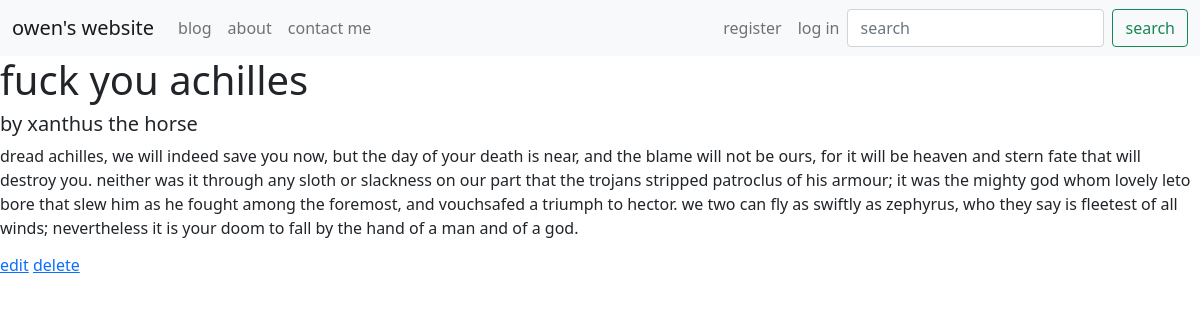
The app's page /blog/2/ with its own data.
### blog/models.py (models this page shows, shortened)
class BlogPost(models.Model):
    title = models.CharField(max_length=100)
    author = models.CharField(max_length=100)
    content = models.TextField()

### blog/views.py (the view)
# urls.py: path('<int:post_id>/', blog_detail_view),
def blog_detail_view(request, post_id):
    blog_post = get_object_or_404(BlogPost, id=post_id)
    template_name = 'pages/blog_detail.html'
    context = {'title': blog_post.title,
               'author': blog_post.author,
               'content': blog_post.content,
               }
    return render(request, template_name, context)

### blog/templates/pages/blog_detail.html
{% extends 'base.html' %}
{% block content %}
<h1>{{ title }}</h1>
<h5>by {{ author }}</h5>
<p>{{ content }}</p>
<h6>
  <a href='edit/'>edit</a>
  <a href='delete/'>delete</a>
</h6>
{% endblock %}

### records on screen
BlogPost: title "fuck you achilles", author "xanthus the horse", content "dread achilles, we will indeed save you now, but the day of your death is near, and the blame will not be ours, for it will be heaven and stern fate that will destroy you. neither was it through any sloth or slackness on our part that the trojans stripped patroclus of his armour; it was the mighty god whom lovely leto bore that slew him as he fought among the foremost, and vouchsafed a triumph to hector. we two can fly as swiftly as zephyrus, who they say is fleetest of all winds; nevertheless it is your doom to fall by the hand of a man and of a god."
